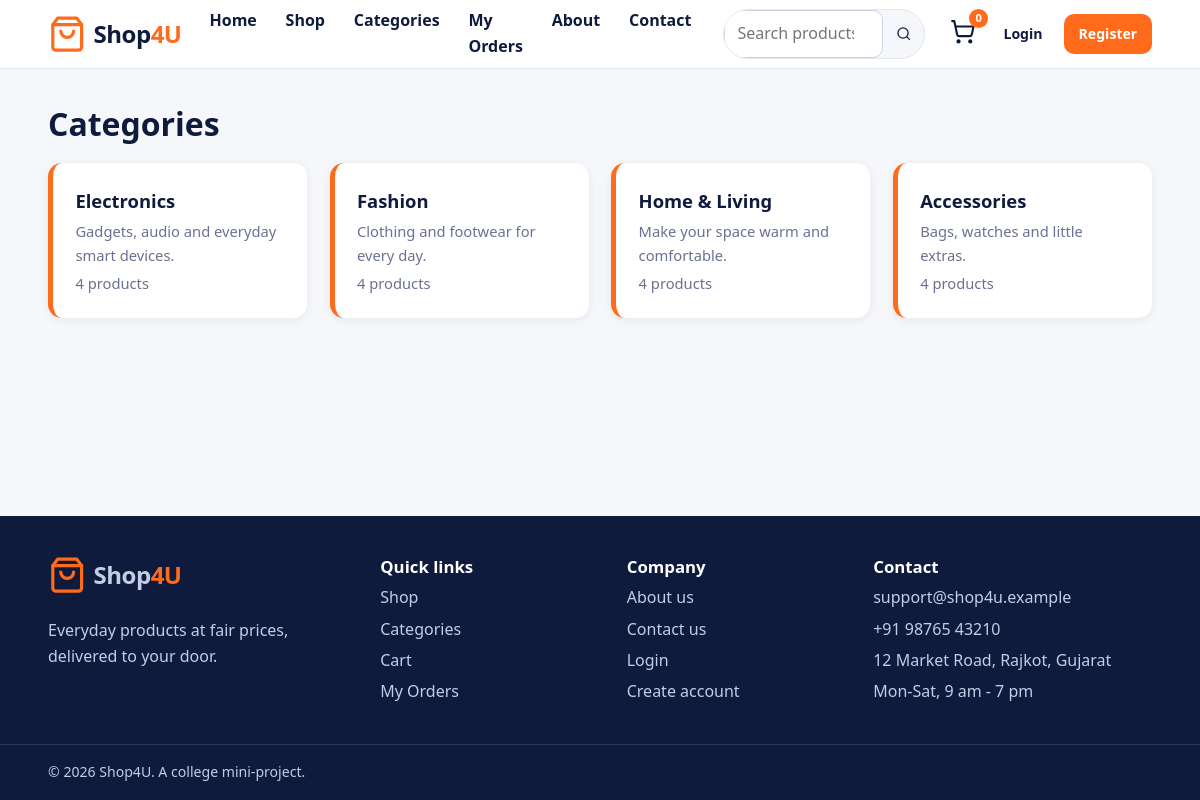
Page /categories/ on the committed database.
### store/models.py (models this page shows, shortened)
class Category(models.Model):
    name = models.CharField(max_length=100, unique=True)
    description = models.TextField(blank=True)
    class Meta:
        verbose_name_plural = "categories"
        ordering = ["name"]

### store/views.py (the view)
# urls.py: path("categories/", views.categories, name="categories"),
def categories(request):
    cats = Category.objects.annotate(n=Count("products", filter=Q(products__is_active=True)))
    return render(request, "categories.html", {"categories": cats})

### store/context_processors.py (called while the page is built)
def cart_info(request):
    cart = request.session.get("cart", {})
    return {
        "cart_count": sum(cart.values()),
        "nav_categories": Category.objects.all(),
    }

### templates/categories.html (shortened to what this page needs)
{% extends 'base.html' %}
{% block content %}
<section class="container section">
  <h1 class="page-title">Categories</h1>
  <div class="grid grid-4">
    {% for c in categories %}
    <a class="cat-tile" href="{% url 'product_list' %}?category={{ c.pk }}">
      <strong>{{ c.name }}</strong><span>{{ c.description|default:"Browse this category" }}</span><span class="muted small">{{ c.n }} product{{ c.n|pluralize }}</span>
    </a>
    {% empty %}<p class="empty">No categories yet.</p>{% endfor %}
  </div>
</section>
{% endblock %}

### static/css/style.css (style rules this page uses)
:root { --navy: #0f1b3d; --navy-2: #1b2a57; --orange: #ff6b1a; --orange-dark: #e45a0e; --bg: #f6f7fb; --white: #fff; --text: #1c2340; --muted: #6a7190; --line: #e3e6f0; --ok: #178a4b; --bad: #c62b3a; --radius: 14px; --shadow: 0 2px 10px rgba(15, 27, 61, .07); --shadow-lg: 0 10px 28px rgba(15, 27, 61, .14); --font: "Segoe UI", system-ui, -apple-system, "Helvetica Neue", Arial, sans-serif; }
*, *::before, *::after { box-sizing: border-box; }
html { scroll-behavior: smooth; }
body { margin: 0; font-family: var(--font); color: var(--text); background: var(--bg); line-height: 1.6; display: flex; flex-direction: column; min-height: 100vh; }
a { color: var(--navy-2); }
h1, h2, h3 { line-height: 1.25; color: var(--navy); margin: 0 0 .5rem; }
h1 { font-size: 2rem; }
.container { width: min(1180px, 92%); margin-inline: auto; }
.section { padding: 2.2rem 0; }
.muted { color: var(--muted); }
.small { font-size: .85rem; }
.page-title { margin-bottom: 1.2rem; }
.grid { display: grid; grid-template-columns: repeat(auto-fill, minmax(250px, 1fr)); gap: 1.4rem; }
.grid-4 { grid-template-columns: repeat(auto-fill, minmax(220px, 1fr)); }
.cat-tile { display: flex; flex-direction: column; gap: .3rem; background: #fff; border-radius: var(--radius); padding: 1.4rem; text-decoration: none; color: var(--text); box-shadow: var(--shadow); border-left: 5px solid var(--orange); transition: transform .2s, box-shadow .2s; }
.cat-tile strong { font-size: 1.15rem; color: var(--navy); }
.cat-tile span { color: var(--muted); font-size: .92rem; }

### rows in the picture
Category: name "Electronics", description "Gadgets, audio and everyday smart devices.", n "4"
Category: name "Fashion", description "Clothing and footwear for every day.", n "4"
Category: name "Home & Living", description "Make your space warm and comfortable.", n "4"
Category: name "Accessories", description "Bags, watches and little extras.", n "4"

### other values in the picture
{{ cart_count }} "0"
